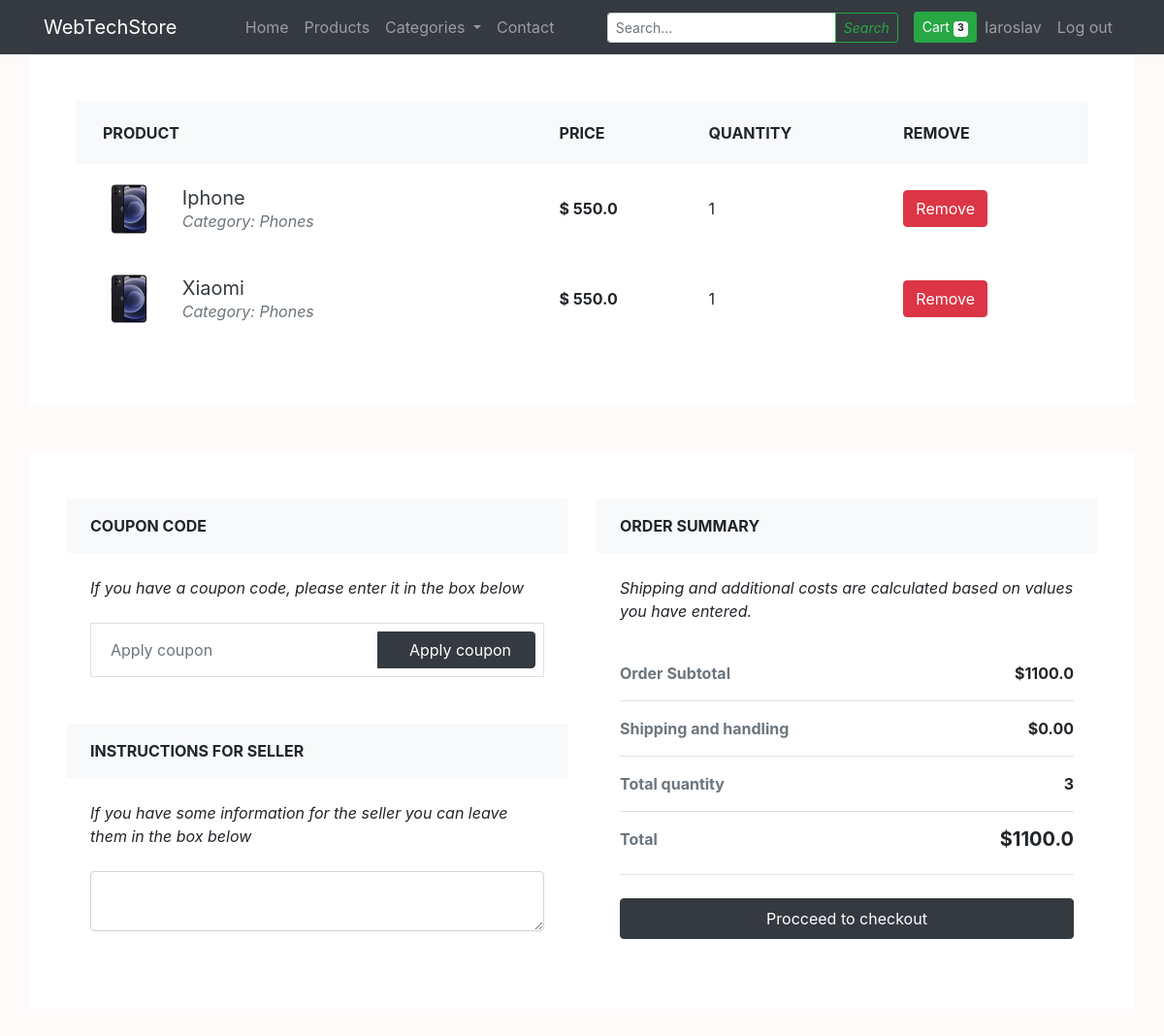
/cart (signed in), run on an earlier commit of the app's database.
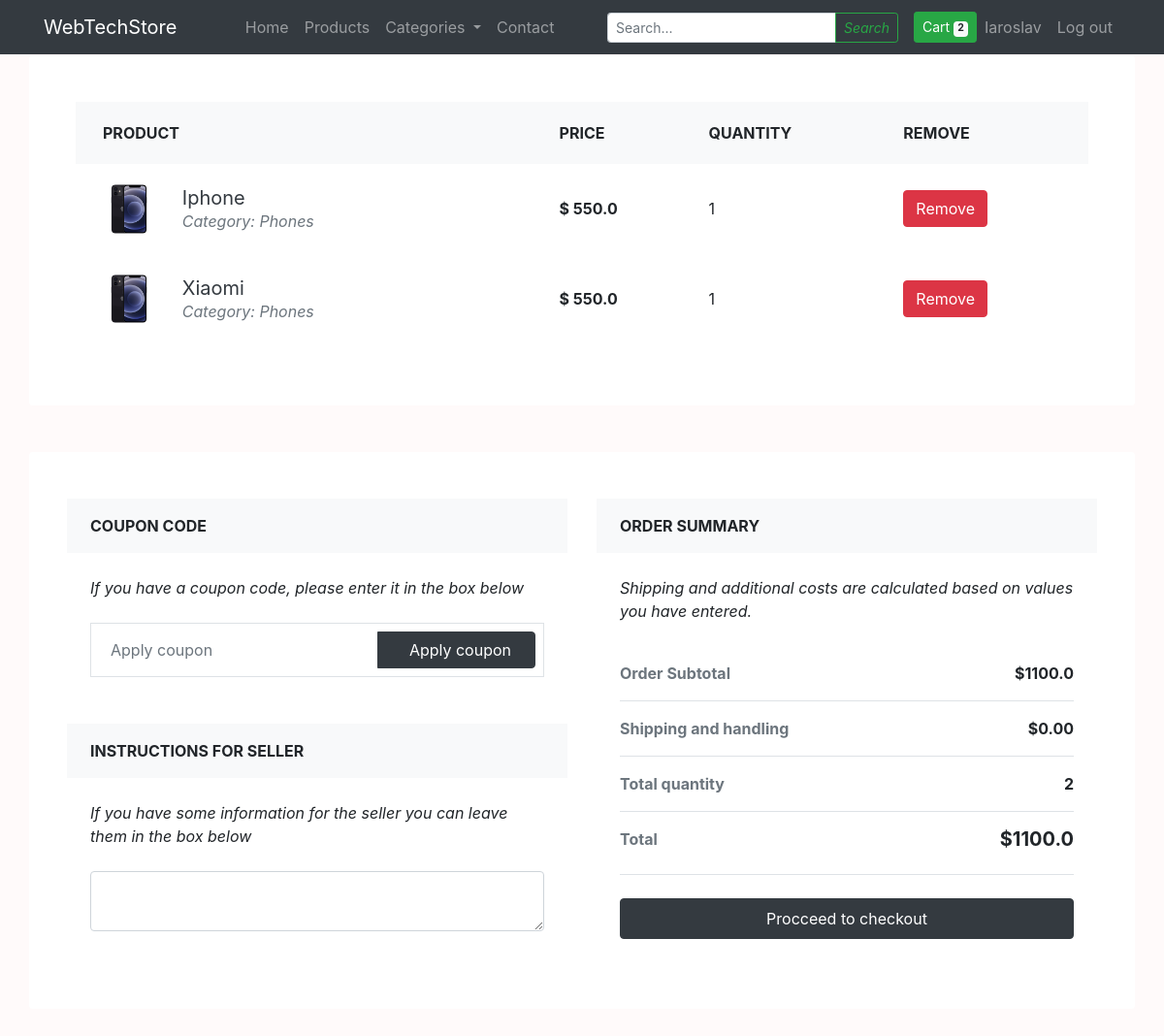
And on a later commit of the database.
### app/models.py (models this page shows, shortened)
class User(db.Model, UserMixin):
    __tablename__ = "user"
    id = db.Column(db.Integer, primary_key=True)
    email = db.Column(db.String(100), unique=True, nullable=False)
    name = db.Column(db.String(50), unique=True, nullable=False)
    password = db.Column(db.String(100), nullable=False)
    count = db.Column(db.Integer, default=0)
    prod_amount = db.Column(db.Integer, default=0)
    user_products = db.relationship("Product", secondary="user_prod", lazy='dynamic',
                                    backref=db.backref("products_user"))

### app/users/routes.py (the view)
@users.route("/cart", methods=["POST", "GET"])
@login_required
def cart():
    total_price = sum([x.price for x in current_user.user_products])
    prod = db.session.query(User, UserProd).outerjoin(UserProd, current_user.id == UserProd.user_id).all()
    return render_template("cart.html", total_price=total_price)

### app/models.py (called while the page is built)
@login_manager.user_loader
def load_user(user_id):
    return User.query.get(int(user_id))

### app/templates/cart.html (shortened to what the changed rows need)
{% extends "products.html" %}
{% block content %}
{% if current_user.user_products %}
<div class="px-4 px-lg-0">
  <div class="pb-5">
    <div class="container">
      <div class="row">
        <div class="col-lg-12 p-5 bg-white rounded shadow-sm mb-5">
          <div class="table-responsive">
            <table class="table">
              <thead>
                <tr>
                  <th scope="col" class="border-0 bg-light">
                    <div class="p-2 px-3 text-uppercase">Product</div>
                  </th>
                  <th scope="col" class="border-0 bg-light">
                    <div class="py-2 text-uppercase">Price</div>
                  </th>
                  <th scope="col" class="border-0 bg-light">
                    <div class="py-2 text-uppercase">Quantity</div>
                  </th>
                  <th scope="col" class="border-0 bg-light">
                    <div class="py-2 text-uppercase">Remove</div>
                  </th>
                </tr>
              </thead>
              <tbody>
                {% for product in current_user.user_products %}
                <tr>
                  <th scope="row" class="border-0">
                    <div class="p-2">
                      <img src="{{ product.picture }}" alt="product" width="70" class="img-fluid rounded shadow-sm">
                      <div class="ml-3 d-inline-block align-middle">
                        <h5 class="mb-0"> <a href="#" class="text-dark d-inline-block align-middle">{{product.product_name}}</a></h5><span class="text-muted font-weight-normal font-italic d-block">Category: {{product.category}} </span>
                      </div>
                    </div>
                  </th>
                  <td class="border-0 align-middle"><strong>$ {{product.price}} </strong></td>
                  <td class="border-0 align-middle"><strong></strong>1</td>
                  <td class="border-0 align-middle"><button type="button" class="btn btn-danger" data-toggle="modal" data-target="#exampleModalCenter">
                    Remove
                  </button></td>
                </tr>
                {% endfor %}
              </tbody>
            </table>
          </div>
        </div>
      </div>
      <div class="row py-5 p-4 bg-white rounded shadow-sm">
        <div class="col-lg-6">
          <div class="bg-light rounded-pill px-4 py-3 text-uppercase font-weight-bold">Coupon code</div>
          <div class="p-4">
            <p class="font-italic mb-4">If you have a coupon code, please enter it in the box below</p>
            <div class="input-group mb-4 border rounded-pill p-2">
              <input type="text" placeholder="Apply coupon" aria-describedby="button-addon3" class="form-control border-0">
              <div class="input-group-append border-0">
                <button id="button-addon3" type="button" class="btn btn-dark px-4 rounded-pill">Apply coupon</button>
              </div>
            </div>
          </div>
          <div class="bg-light rounded-pill px-4 py-3 text-uppercase font-weight-bold">Instructions for seller</div>
          <div class="p-4">
            <p class="font-italic mb-4">If you have some information for the seller you can leave them in the box below</p>
            <textarea name="" cols="30" rows="2" class="form-control"></textarea>
          </div>
        </div>
        <div class="col-lg-6">
          <div class="bg-light rounded-pill px-4 py-3 text-uppercase font-weight-bold">Order summary </div>
          <div class="p-4">
            <p class="font-italic mb-4">Shipping and additional costs are calculated based on values you have entered.</p>
            <ul class="list-unstyled mb-4">
              <li class="d-flex justify-content-between py-3 border-bottom"><strong class="text-muted">Order Subtotal </strong><strong>${{total_price}}</strong></li>
              <li class="d-flex justify-content-between py-3 border-bottom"><strong class="text-muted">Shipping and handling</strong><strong>$0.00</strong></li>
              <li class="d-flex justify-content-between py-3 border-bottom"><strong class="text-muted">Total quantity</strong><strong>{{current_user.prod_amount}} </strong></li>
              <li class="d-flex justify-content-between py-3 border-bottom"><strong class="text-muted">Total</strong>
                <h5 class="font-weight-bold">${{total_price}}</h5>
              </li>
            </ul>
            <a href="#" class="btn btn-dark rounded-pill py-2 btn-block">Procceed to checkout</a>
          </div>
        </div>
      </div>
    </div>
  </div>
</div>
{% else %}
    <h5>Your cart is empty!</h5>
          {% endif %}
{% endblock content %}

### app/templates/layout.html (shortened to what this page needs)
<!doctype html>
<html lang="en">
  <head>
    <link rel="stylesheet" href="https://maxcdn.bootstrapcdn.com/bootstrap/4.0.0/css/bootstrap.min.css">
    <link
    rel="stylesheet"
    href="{{ url_for('static', filename='main.css') }}"
  />
  </head>
  <body>
    <nav class="navbar sticky-top navbar-expand-md navbar-dark bg-dark">
      <div class="container">
          <a class="navbar-brand" href="index.html">WebTechStore</a>
          <div class="collapse navbar-collapse justify-content-end" id="navbarsExampleDefault">
              <ul class="navbar-nav m-auto">
                  <li class="nav-item">
                      <a class="nav-link" href="{{ url_for('users.index') }}">Home</a>
                  </li>
                  <li class="nav-item">
                      <a class="nav-link" href="{{ url_for('users.products') }}">Products</a>
                  </li>
                  <li class="nav-item dropdown">
                    <a class="nav-link dropdown-toggle" href="#" id="navbarDropdown" role="button" data-toggle="dropdown" aria-haspopup="true" aria-expanded="false">
                      Categories
                    </a>
                  </li>
                  <li class="nav-item">
                      <a class="nav-link" href="contact.html">Contact</a>
                  </li>
              </ul>
              <form class="form-inline my-2 my-lg-0">
                  <div class="input-group input-group-sm">
                      <input type="text" class="form-control" aria-label="Small" aria-describedby="inputGroup-sizing-sm" placeholder="Search...">
                      <div class="input-group-append">
                          <button type="button" class="btn btn-outline-success">
                              <i class="fa fa-search">Search</i>
                          </button>
                      </div>
                  </div>
                  {% if current_user.is_authenticated %}
                  <a class="btn btn-success btn-sm ml-3" href="{{ url_for('users.cart') }}">
                       Cart
                      <span class="badge badge-light">{{current_user.prod_amount }}</span>
                  </a>
                  <ul class="navbar-nav m-auto">
                  <li class="nav-item" style="text-align: right;">
                  <a class="nav-link" href="{{ url_for('users.account', username=current_user.name) }}">{{ current_user.name }}</a>
                </li>
                <li class="nav-item">
                  <a class="nav-link" href="{{ url_for('users.logout') }}">Log out</a>
                </li>
              </ul>
                  {% endif %}
              </form>
          </div>
      </div>
  </nav>
      <div class="col-md-8">
      </div>
  </body>
</html>

What changed in the data, as far as the page shows it:
changed User "Iaroslav": prod_amount "3" → "2"
